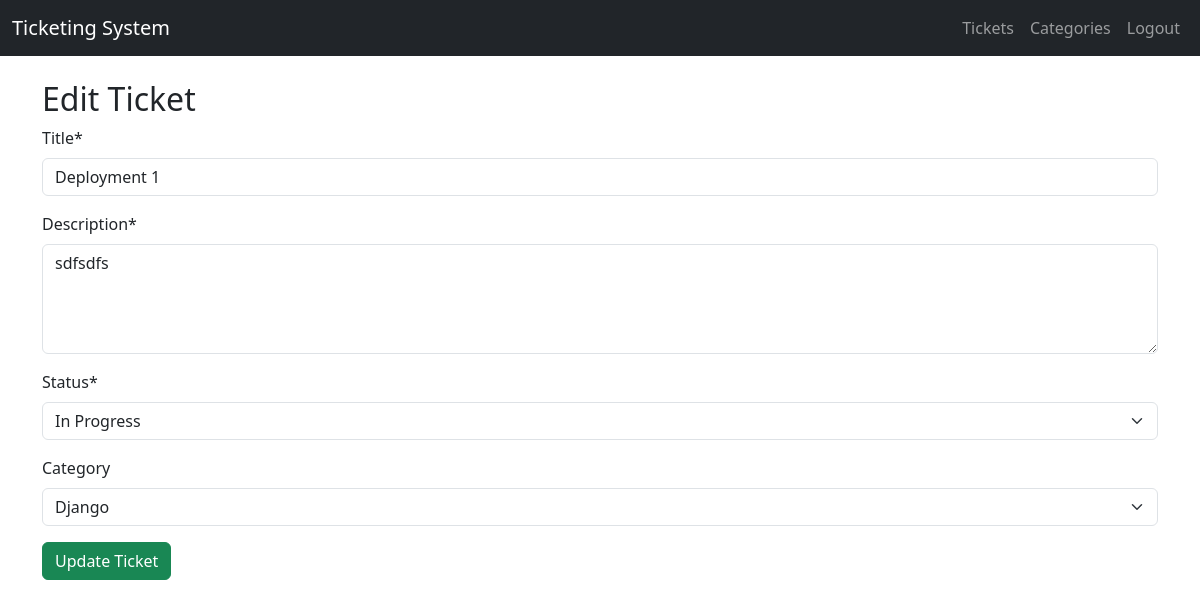
Screenshot of /tickets/1/update/ (signed in) with the database file from the repository.
### tickets/models.py (models this page shows, shortened)
class Ticket(models.Model):
    title = models.CharField(max_length=255)
    description = models.TextField()
    created_at = models.DateTimeField(auto_now_add=True)
    updated_at = models.DateTimeField(auto_now=True)
    created_by = models.ForeignKey(User, on_delete=models.CASCADE)
    status = models.CharField(max_length=50, choices=[
        ('open', 'Open'),
        ('in_progress', 'In Progress'),
        ('closed', 'Closed')
    ], default='open')
    category = models.ForeignKey(
        Category, on_delete=models.SET_NULL, null=True, blank=True)

### tickets/views.py (the view)
@login_required
def ticket_update_view(request, pk):
    ticket = get_object_or_404(Ticket, pk=pk)
    if request.method == 'POST':
        form = TicketForm(request.POST, instance=ticket)
        if form.is_valid():
            form.save()
            messages.success(request, 'Ticket updated successfully.')
            return redirect('ticket-list')
    else:
        form = TicketForm(instance=ticket)
    return render(request, 'tickets/ticket_form.html', {'form': form, 'ticket': ticket})

### tickets/forms.py
class TicketForm(forms.ModelForm):
    class Meta:
        model = Ticket
        fields = ['title', 'description', 'status', 'category']
        widgets = {
            'description': forms.Textarea(attrs={'rows': 4}),
        }

### tickets/models.py (called while the page is built)
    def __str__(self):
        return self.name

### tickets/templates/tickets/ticket_form.html (shortened to what this page needs)
{% extends 'base.html' %}
{% load crispy_forms_tags %}
{% block content %}
<h2>{% if ticket %}Edit{% else %}Create{% endif %} Ticket</h2>
<form method="post">
    {{form|crispy}}
    <button type="submit" class="btn btn-success">{% if ticket %}Update{% else %}Create{% endif %} Ticket</button>
</form>
{% endblock %}

### rows the page displays
Ticket: title "Deployment 1", description "sdfsdfs", status "In Progress", category "Django"
